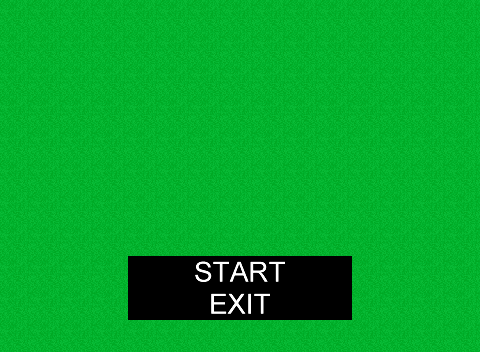

Below is a game level as drawn by its tile map, then a one-line description and the .tmx that defines it (tile-layer data replaced by summaries):
An orthogonal 15x11 tile map with 32x32 px tiles, 3 tile layers (Tiles, Splash, Buttons), 3 tilesets.

<map version="1.0" orientation="orthogonal" width="15" height="11" tilewidth="32" tileheight="32">
 <tileset firstgid="1" name="tiles-level" tilewidth="32" tileheight="32">
  <image source="../data/tiles-level.png" width="512" height="32" />
 </tileset>
 <tileset firstgid="17" name="menu" tilewidth="224" tileheight="32">
  <image source="../data/menu.png" width="448" height="512" />
 </tileset>
 <tileset firstgid="49" name="tiles-splash" tilewidth="480" tileheight="352">
  <image source="../data/tiles-splash.png" width="1440" height="352" />
 </tileset>
 <layer name="Tiles" width="15" height="11">
  <data>[165 cells, 165 non-empty, 1 distinct tile ids]</data>
 </layer>
 <layer name="Splash" width="15" height="11">
  <data>[165 cells, 1 non-empty, 1 distinct tile ids]</data>
 </layer>
 <layer name="Buttons" width="15" height="11">
  <data>[165 cells, 2 non-empty, 2 distinct tile ids]</data>
 </layer>
</map>
